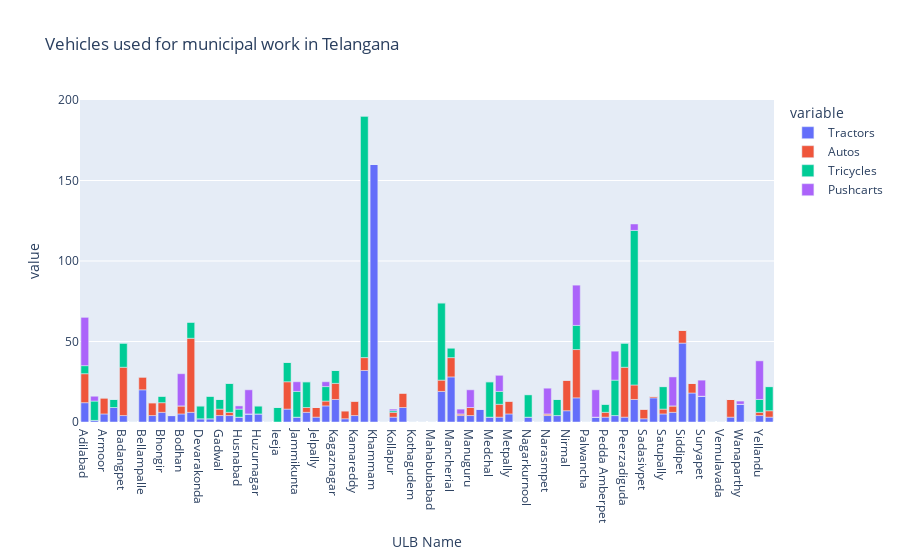

The notebook cell saved with this chart:
### Code cell
fig = px.bar(df, x = 'ULB Name', y = ["Tractors","Autos","Tricycles","Pushcarts"],title="Vehicles used for municipal work in Telangana")

fig.show()

### Figure 1 — Plotly figure (JSON) as saved in the notebook; plotly's stock layout.template omitted (floating-point values rounded to 4 significant figures)
{"data": [{"alignmentgroup": "True", "hovertemplate": "variable=Tractors<br>ULB Name=%{x}<br>value=%{y}<extra></extra>", "legendgroup": "Tractors", "marker": {"color": "#636efa", "pattern": {"shape": ""}}, "name": "Tractors", "offsetgroup": "Tractors", "orientation": "v", "showlegend": true, "textposition": "auto", "type": "bar", "x": ["Adilabad", "Andol-Jogipet", "Armoor", "Atchampet", "Badangpet", "Badepally", "Bellampalle", "Bhainsa", "Bhongir", "Bhupalapally", "Bodhan", "Boduppal", "Devarakonda", "Dubbaka", "Gadwal", "Gajwel", "Husnabad", "Huzurabad", "Huzurnagar", "Ibrahimpatnam", "Ieeja", "Jagtial", "Jammikunta", "Jangoan", "Jelpally", "Jillelguda", "Kagaznagar", "Kalwakurthy", "Kamareddy", "Karimnagar", "Khammam", "Kodada", "Kollapur", "Korutla", "Kothagudem", "Madhira", "Mahabubabad", "Mahabubnagar", "Mancherial", "Mandamarri", "Manuguru", "Medak", "Medchal", "Meerpet", "Metpally", "Miryalaguda", "Nagarkurnool", "Nalgonda", "Narasmpet", "Narayanpet", "Nirmal", "Nizamabad", "Palwancha", "Parakala", "Pedda Amberpet", "Peddapalli", "Peerzadiguda", "Ramagundam", "Sadasivpet", "Sangareddy", "Satupally", "Shadnagar", "Siddipet", "Sircilla", "Suryapet", "Tandur", "Vemulavada", "Vikarabad", "Wanaparthy", "Warangal", "Yellandu", "Zaheerabad"], "xaxis": "x", "y": [12, 1, 5, 9, 4, 0, 20, 4, 6, 4, 5, 6, 2, 2, 4, 4, 3, 5, 5, 0, 0, 8, 3, 6, 3, 10, 14, 2, 4, 32, 160, 0, 3, 9, 0, 0, 0, 19, 28, 4, 4, 8, 3, 3, 5, 0, 3, 0, 4, 4, 7, 15, 0, 3, 3, 4, 3, 14, 2, 15, 5, 6, 49, 18, 16, 0, 0, 3, 11, 0, 4, 3], "yaxis": "y"}, {"alignmentgroup": "True", "hovertemplate": "variable=Autos<br>ULB Name=%{x}<br>value=%{y}<extra></extra>", "legendgroup": "Autos", "marker": {"color": "#EF553B", "pattern": {"shape": ""}}, "name": "Autos", "offsetgroup": "Autos", "orientation": "v", "showlegend": true, "textposition": "auto", "type": "bar", "x": ["Adilabad", "Andol-Jogipet", "Armoor", "Atchampet", "Badangpet", "Badepally", "Bellampalle", "Bhainsa", "Bhongir", "Bhupalapally", "Bodhan", "Boduppal", "Devarakonda", "Dubbaka", "Gadwal", "Gajwel", "Husnabad", "Huzurabad", "Huzurnagar", "Ibrahimpatnam", "Ieeja", "Jagtial", "Jammikunta", "Jangoan", "Jelpally", "Jillelguda", "Kagaznagar", "Kalwakurthy", "Kamareddy", "Karimnagar", "Khammam", "Kodada", "Kollapur", "Korutla", "Kothagudem", "Madhira", "Mahabubabad", "Mahabubnagar", "Mancherial", "Mandamarri", "Manuguru", "Medak", "Medchal", "Meerpet", "Metpally", "Miryalaguda", "Nagarkurnool", "Nalgonda", "Narasmpet", "Narayanpet", "Nirmal", "Nizamabad", "Palwancha", "Parakala", "Pedda Amberpet", "Peddapalli", "Peerzadiguda", "Ramagundam", "Sadasivpet", "Sangareddy", "Satupally", "Shadnagar", "Siddipet", "Sircilla", "Suryapet", "Tandur", "Vemulavada", "Vikarabad", "Wanaparthy", "Warangal", "Yellandu", "Zaheerabad"], "xaxis": "x", "y": [18, 0, 10, 0, 30, 0, 8, 8, 6, 0, 5, 46, 0, 0, 4, 2, 0, 0, 0, 0, 0, 17, 0, 3, 6, 3, 10, 5, 9, 8, 0, 0, 3, 9, 0, 0, 0, 7, 12, 1, 5, 0, 0, 8, 8, 0, 0, 0, 1, 0, 19, 30, 0, 0, 3, 0, 31, 9, 6, 1, 3, 4, 8, 6, 0, 0, 0, 11, 0, 0, 2, 4], "yaxis": "y"}, {"alignmentgroup": "True", "hovertemplate": "variable=Tricycles<br>ULB Name=%{x}<br>value=%{y}<extra></extra>", "legendgroup": "Tricycles", "marker": {"color": "#00cc96", "pattern": {"shape": ""}}, "name": "Tricycles", "offsetgroup": "Tricycles", "orientation": "v", "showlegend": true, "textposition": "auto", "type": "bar", "x": ["Adilabad", "Andol-Jogipet", "Armoor", "Atchampet", "Badangpet", "Badepally", "Bellampalle", "Bhainsa", "Bhongir", "Bhupalapally", "Bodhan", "Boduppal", "Devarakonda", "Dubbaka", "Gadwal", "Gajwel", "Husnabad", "Huzurabad", "Huzurnagar", "Ibrahimpatnam", "Ieeja", "Jagtial", "Jammikunta", "Jangoan", "Jelpally", "Jillelguda", "Kagaznagar", "Kalwakurthy", "Kamareddy", "Karimnagar", "Khammam", "Kodada", "Kollapur", "Korutla", "Kothagudem", "Madhira", "Mahabubabad", "Mahabubnagar", "Mancherial", "Mandamarri", "Manuguru", "Medak", "Medchal", "Meerpet", "Metpally", "Miryalaguda", "Nagarkurnool", "Nalgonda", "Narasmpet", "Narayanpet", "Nirmal", "Nizamabad", "Palwancha", "Parakala", "Pedda Amberpet", "Peddapalli", "Peerzadiguda", "Ramagundam", "Sadasivpet", "Sangareddy", "Satupally", "Shadnagar", "Siddipet", "Sircilla", "Suryapet", "Tandur", "Vemulavada", "Vikarabad", "Wanaparthy", "Warangal", "Yellandu", "Zaheerabad"], "xaxis": "x", "y": [5, 12, 0, 5, 15, 0, 0, 0, 4, 0, 0, 10, 8, 14, 6, 18, 5, 0, 5, 0, 9, 12, 16, 16, 0, 9, 8, 0, 0, 150, 0, 0, 1, 0, 0, 0, 0, 48, 6, 0, 0, 0, 22, 8, 0, 0, 14, 0, 0, 10, 0, 15, 0, 0, 5, 22, 15, 96, 0, 0, 14, 0, 0, 0, 0, 0, 0, 0, 0, 0, 8, 15], "yaxis": "y"}, {"alignmentgroup": "True", "hovertemplate": "variable=Pushcarts<br>ULB Name=%{x}<br>value=%{y}<extra></extra>", "legendgroup": "Pushcarts", "marker": {"color": "#ab63fa", "pattern": {"shape": ""}}, "name": "Pushcarts", "offsetgroup": "Pushcarts", "orientation": "v", "showlegend": true, "textposition": "auto", "type": "bar", "x": ["Adilabad", "Andol-Jogipet", "Armoor", "Atchampet", "Badangpet", "Badepally", "Bellampalle", "Bhainsa", "Bhongir", "Bhupalapally", "Bodhan", "Boduppal", "Devarakonda", "Dubbaka", "Gadwal", "Gajwel", "Husnabad", "Huzurabad", "Huzurnagar", "Ibrahimpatnam", "Ieeja", "Jagtial", "Jammikunta", "Jangoan", "Jelpally", "Jillelguda", "Kagaznagar", "Kalwakurthy", "Kamareddy", "Karimnagar", "Khammam", "Kodada", "Kollapur", "Korutla", "Kothagudem", "Madhira", "Mahabubabad", "Mahabubnagar", "Mancherial", "Mandamarri", "Manuguru", "Medak", "Medchal", "Meerpet", "Metpally", "Miryalaguda", "Nagarkurnool", "Nalgonda", "Narasmpet", "Narayanpet", "Nirmal", "Nizamabad", "Palwancha", "Parakala", "Pedda Amberpet", "Peddapalli", "Peerzadiguda", "Ramagundam", "Sadasivpet", "Sangareddy", "Satupally", "Shadnagar", "Siddipet", "Sircilla", "Suryapet", "Tandur", "Vemulavada", "Vikarabad", "Wanaparthy", "Warangal", "Yellandu", "Zaheerabad"], "xaxis": "x", "y": [30, 3, 0, 0, 0, 0, 0, 0, 0, 0, 20, 0, 0, 0, 0, 0, 2, 15, 0, 0, 0, 0, 6, 0, 0, 3, 0, 0, 0, 0, 0, 0, 1, 0, 0, 0, 0, 0, 0, 3, 11, 0, 0, 10, 0, 0, 0, 0, 16, 0, 0, 25, 0, 17, 0, 18, 0, 4, 0, 0, 0, 18, 0, 0, 10, 0, 0, 0, 2, 0, 24, 0], "yaxis": "y"}], "layout": {"barmode": "relative", "legend": {"title": {"text": "variable"}, "tracegroupgap": 0}, "title": {"text": "Vehicles used for municipal work in Telangana"}, "xaxis": {"anchor": "y", "domain": [0, 1], "title": {"text": "ULB Name"}}, "yaxis": {"anchor": "x", "domain": [0, 1], "title": {"text": "value"}}}}
